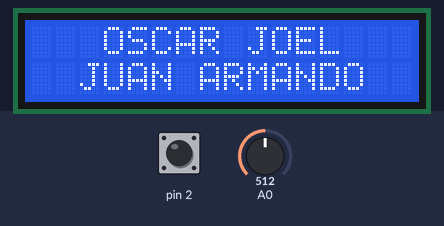
This sketch was run on a simulated Arduino Uno, built with avr-gcc and run on an emulated ATmega328P. Shown: 16×2 character LCD. The test bench sets the inputs (shaded band); at power-on: pin 2 HIGH, A0 = 512. What the sketch prints to the serial monitor is not drawn.

Above: at 0.1 s.
At 2.2 s:
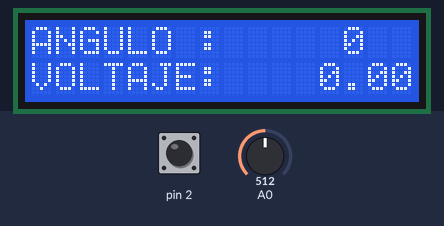
2.3 s: pin 2 pulled LOW for 3.2 s
At 3.2 s:
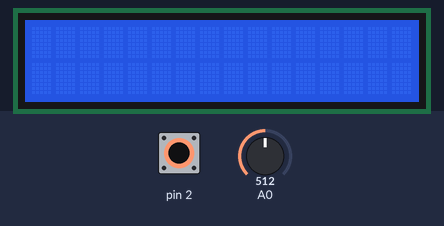
7.0 s: A0 set to 108
10.0 s: A0 set to 93
13.0 s: pin 2 pulled LOW for 1 s
17.0 s: A0 set to 1023
20.0 s: A0 set to 981
Timing chart, 0 to 23.0 s (numbered marks = the images above; inputs shaded):
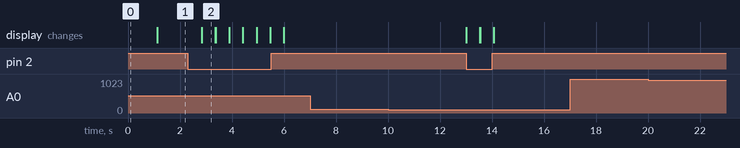

The sketch:

Medidor_De_Angulos.ino
```cpp
#include <LiquidCrystal_I2C.h>
LiquidCrystal_I2C lcd(0x27, 16, 2);

int lectura = 0,boton = 0, i = 0, l = 0, j = 1, m = 0;
float voltaje, angulo, b = 180, A;

void setup(){
  Serial.begin(115200);
  lcd.init();
  lcd.backlight();
  lcd.clear();
  lcd.setCursor(3, 0);
  lcd.print("OSCAR JOEL");
  lcd.setCursor(2, 1);
  lcd.print("JUAN ARMANDO");
  delay(1000);
  lcd.clear();
  pinMode(2, INPUT_PULLUP);
}
void loop() {
  if (l == 1 and A == angulo){
    lcd.clear();
  }
  else if (l == 0 and j == 0){
    lcd.clear();
    j = 1;
  }

  boton = digitalRead(2);
  lectura = analogRead(A0);

  Serial.println(lectura);

  if(boton == 0){
    delay(500);
    if (l == 0){
      A = angulo;
      l = 1;
    }
    else if (l == 1){
      A = 0;
      l = 0;
      j = 0;
    }
  }

  if (abs(angulo) < 9 and i == 1){
    lcd.clear();
    i = 0;
  }
  else if (abs(angulo) <= 99 and abs(angulo) >= 10 and i == 2){
    lcd.clear();
    i = 1;
  }
  else if (abs(angulo) <= 9){
    i = 0;
  }
  else if (abs(angulo) <= 99 and abs(angulo) >= 10){
    i = 1;
  }
  else if(abs(angulo) >= 100){
    i = 2;
  }

  lcd.setCursor(0, 0);
  lcd.print("ANGULO :");
  if (angulo < 0){
    lcd.setCursor(13, 0);
  }
  else if (angulo >= 0){
    lcd.setCursor(13, 0);
  }
  lcd.print(abs(angulo),0);
  lcd.setCursor(0, 1);
  lcd.print("VOLTAJE:");
  lcd.setCursor(12, 4);
  lcd.print(voltaje);
}
```

Measured:
- after the input at 2.3 s, the display: changes after 0.54 s (image 2)
- after the input at 7.0 s, every drawn part: stays the same
- after the input at 10.0 s, every drawn part: stays the same
- after the input at 17.0 s, every drawn part: stays the same
- after the input at 20.0 s, every drawn part: stays the same
- what the display in image 2 shows lasts 0.6 s, from 2.8 s to 3.4 s
